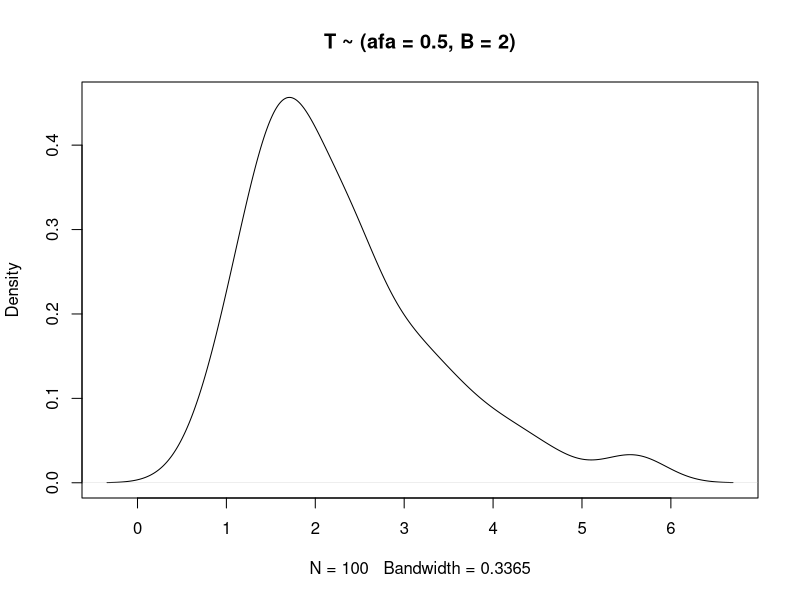

The R script that drew this image:
## ---- chunk 1
set.seed(123)
a <- 0.5
B <- 2
n <- 100

Z <- rnorm(n)
## ---- chunk 2

t <- B * ((a / 2) * Z + sqrt(((a/2)*Z)^2+ 1))^2
plot(density(t), main = "T ~ (afa = 0.5, B = 2)")
## ---- chunk 3
theta <- list()
theta[[1]] <- c(0.1, 1)

tolerance <- 1e-10
max.iter <- 15
i <- 1
converged <- FALSE

#
while (i <= max.iter & !converged) {
  a <- theta[[i]][1]
  B <- theta[[i]][2]
  
  ## Primeiras derivadas
  d1_a <- ((-2 * n) / (a^3)) + (1 / (a^3)) * sum((t / B) + (B / t)) - (n / a)
  d1_b <- (1 / (2 * a^2)) * sum((t / B^2) - (1 / t)) - n / (2 * B) + sum(1 / (t + B))
  l_linha <- c(d1_a, d1_b)
  
  ## Segunda derivadas (Hessiana)
  d2_aa <- ((6 * n) / (a^4)) - (3 / (a^4)) * sum((t / B) + (B / t)) + n / (a^2)
  d2_ab <- (1 / a^3) * sum((1 / t) - (t / (B^2)))
  d2_bb <- -1 / ((a^2) * (B^3)) * sum(t) + (n / (2 * (B^2))) - sum(1 / (t + B)^2)
  
  hessiana <- matrix(c(d2_aa, d2_ab,
                       d2_ab, d2_bb), 
                     nrow = 2, byrow = TRUE)
  
  h <- solve(hessiana, l_linha)
  
  theta[[i + 1]] <- theta[[i]] - h
  
  # Verifica convergência
  delta <- abs(theta[[i + 1]] - theta[[i]]) / (abs(theta[[i]]) + tolerance)
  converged <- all(delta < tolerance)
  
  i <- i + 1
}

if (!converged) {
  warning("O método de Newton terminou sem convergir após 500 iterações.")
}



## ---- chunk 4
# Resultado final
theta[[i]]
i
